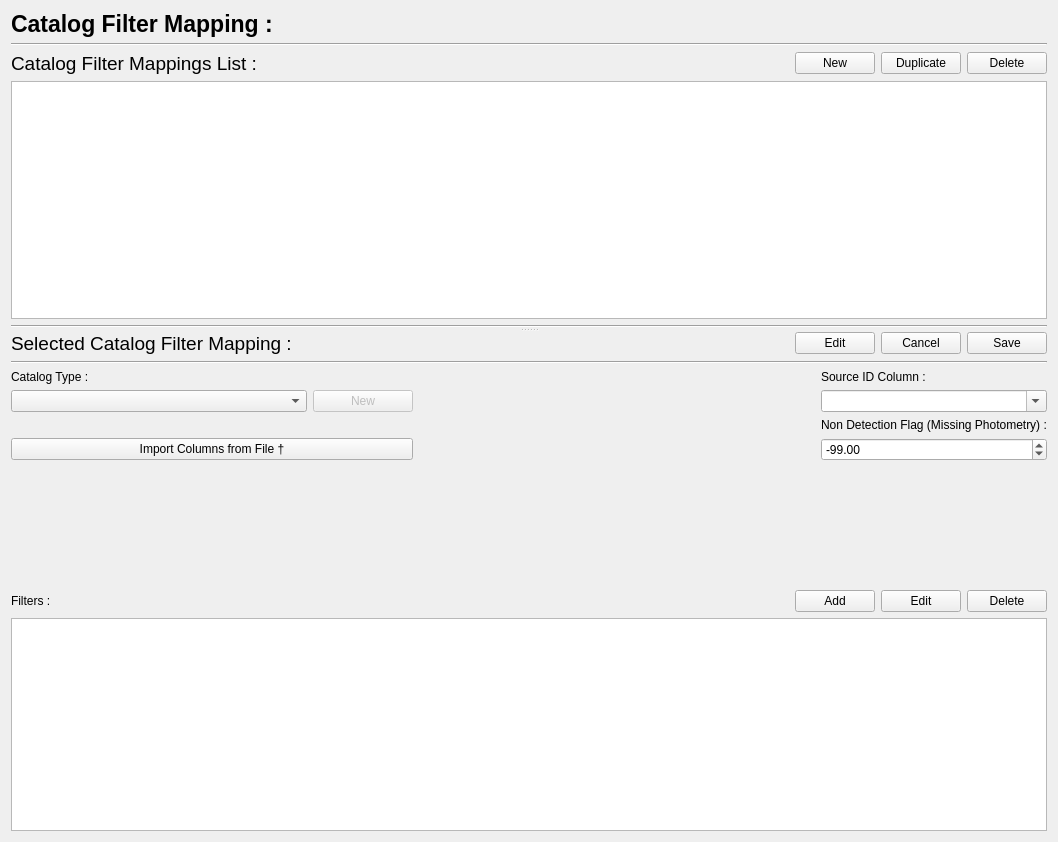
<?xml version="1.0" encoding="UTF-8"?>
<ui version="4.0">
 <class>Euclid::PhzQtUI::FormSurveyMapping</class>
 <widget class="QWidget" name="Euclid::PhzQtUI::FormSurveyMapping">
  <property name="geometry">
   <rect>
    <x>0</x>
    <y>0</y>
    <width>1058</width>
    <height>842</height>
   </rect>
  </property>
  <property name="windowTitle">
   <string>Form</string>
  </property>
  <layout class="QVBoxLayout" name="verticalLayout_3">
   <item>
    <layout class="QHBoxLayout" name="horizontalLayout_13">
     <item>
      <widget class="QLabel" name="label_14">
       <property name="font">
        <font>
         <pointsize>17</pointsize>
         <weight>75</weight>
         <bold>true</bold>
        </font>
       </property>
       <property name="text">
        <string>Catalog Filter Mapping :</string>
       </property>
      </widget>
     </item>
     <item>
      <spacer name="horizontalSpacer_15">
       <property name="orientation">
        <enum>Qt::Horizontal</enum>
       </property>
       <property name="sizeHint" stdset="0">
        <size>
         <width>40</width>
         <height>20</height>
        </size>
       </property>
      </spacer>
     </item>
    </layout>
   </item>
   <item>
    <widget class="Line" name="line_6">
     <property name="orientation">
      <enum>Qt::Horizontal</enum>
     </property>
    </widget>
   </item>
   <item>
    <widget class="QSplitter" name="splitter">
     <property name="orientation">
      <enum>Qt::Vertical</enum>
     </property>
     <widget class="QWidget" name="verticalLayoutWidget">
      <layout class="QVBoxLayout" name="verticalLayout">
       <item>
        <layout class="QHBoxLayout" name="horizontalLayout_12">
         <item>
          <widget class="QLabel" name="label_13">
           <property name="font">
            <font>
             <pointsize>14</pointsize>
            </font>
           </property>
           <property name="text">
            <string>Catalog Filter Mappings List :</string>
           </property>
          </widget>
         </item>
         <item>
          <spacer name="horizontalSpacer_14">
           <property name="orientation">
            <enum>Qt::Horizontal</enum>
           </property>
           <property name="sizeHint" stdset="0">
            <size>
             <width>40</width>
             <height>20</height>
            </size>
           </property>
          </spacer>
         </item>
         <item>
          <widget class="QPushButton" name="btn_MapNew">
           <property name="text">
            <string>New</string>
           </property>
          </widget>
         </item>
         <item>
          <widget class="QPushButton" name="btn_MapDuplicate">
           <property name="text">
            <string>Duplicate</string>
           </property>
          </widget>
         </item>
         <item>
          <widget class="QPushButton" name="btn_MapDelete">
           <property name="text">
            <string>Delete</string>
           </property>
          </widget>
         </item>
        </layout>
       </item>
       <item>
        <widget class="QTableView" name="table_Map">
         <property name="editTriggers">
          <set>QAbstractItemView::NoEditTriggers</set>
         </property>
         <property name="showDropIndicator" stdset="0">
          <bool>false</bool>
         </property>
         <property name="dragDropOverwriteMode">
          <bool>false</bool>
         </property>
         <property name="sortingEnabled">
          <bool>true</bool>
         </property>
         <attribute name="verticalHeaderVisible">
          <bool>false</bool>
         </attribute>
         <attribute name="verticalHeaderHighlightSections">
          <bool>false</bool>
         </attribute>
        </widget>
       </item>
       <item>
        <widget class="Line" name="line_2">
         <property name="orientation">
          <enum>Qt::Horizontal</enum>
         </property>
        </widget>
       </item>
      </layout>
     </widget>
     <widget class="QWidget" name="verticalLayoutWidget_2">
      <layout class="QVBoxLayout" name="verticalLayout_2">
       <item>
        <layout class="QHBoxLayout" name="horizontalLayout_14">
         <item>
          <widget class="QLabel" name="label_15">
           <property name="font">
            <font>
             <pointsize>14</pointsize>
            </font>
           </property>
           <property name="text">
            <string>Selected Catalog Filter Mapping :</string>
           </property>
          </widget>
         </item>
         <item>
          <spacer name="horizontalSpacer_16">
           <property name="orientation">
            <enum>Qt::Horizontal</enum>
           </property>
           <property name="sizeHint" stdset="0">
            <size>
             <width>40</width>
             <height>20</height>
            </size>
           </property>
          </spacer>
         </item>
         <item>
          <widget class="Line" name="line_8">
           <property name="orientation">
            <enum>Qt::Horizontal</enum>
           </property>
          </widget>
         </item>
         <item>
          <widget class="QPushButton" name="btn_MapEdit">
           <property name="text">
            <string>Edit</string>
           </property>
          </widget>
         </item>
         <item>
          <widget class="QPushButton" name="btn_MapCancel">
           <property name="text">
            <string>Cancel</string>
           </property>
          </widget>
         </item>
         <item>
          <widget class="QPushButton" name="btn_MapSave">
           <property name="text">
            <string>Save</string>
           </property>
          </widget>
         </item>
        </layout>
       </item>
       <item>
        <widget class="Line" name="line">
         <property name="orientation">
          <enum>Qt::Horizontal</enum>
         </property>
        </widget>
       </item>
       <item>
        <layout class="QHBoxLayout" name="horizontalLayout_16">
         <item>
          <layout class="QVBoxLayout" name="verticalLayout_8">
           <item>
            <widget class="QLabel" name="label_17">
             <property name="text">
              <string>Catalog Type :</string>
             </property>
            </widget>
           </item>
           <item>
            <layout class="QHBoxLayout" name="horizontalLayout">
             <item>
              <layout class="QVBoxLayout" name="verticalLayout_4">
               <item>
                <widget class="QComboBox" name="cb_mapName"/>
               </item>
              </layout>
             </item>
             <item>
              <widget class="QPushButton" name="btn_newCat">
               <property name="enabled">
                <bool>false</bool>
               </property>
               <property name="maximumSize">
                <size>
                 <width>100</width>
                 <height>16777215</height>
                </size>
               </property>
               <property name="text">
                <string>New</string>
               </property>
              </widget>
             </item>
            </layout>
           </item>
           <item>
            <spacer name="horizontalSpacer">
             <property name="orientation">
              <enum>Qt::Horizontal</enum>
             </property>
             <property name="sizeHint" stdset="0">
              <size>
               <width>40</width>
               <height>20</height>
              </size>
             </property>
            </spacer>
           </item>
           <item>
            <widget class="QPushButton" name="btn_ImportColumn">
             <property name="toolTip">
              <string>Select a file to be used as default file for this catalog. The columns of the catalog will be used to populate the drop-down for the ID and the Filters columns.</string>
             </property>
             <property name="text">
              <string>Import Columns from File †</string>
             </property>
            </widget>
           </item>
           <item>
            <spacer name="verticalSpacer">
             <property name="orientation">
              <enum>Qt::Vertical</enum>
             </property>
             <property name="sizeHint" stdset="0">
              <size>
               <width>20</width>
               <height>40</height>
              </size>
             </property>
            </spacer>
           </item>
          </layout>
         </item>
         <item>
          <spacer name="horizontalSpacer_2">
           <property name="orientation">
            <enum>Qt::Horizontal</enum>
           </property>
           <property name="sizeHint" stdset="0">
            <size>
             <width>40</width>
             <height>20</height>
            </size>
           </property>
          </spacer>
         </item>
         <item>
          <layout class="QVBoxLayout" name="verticalLayout_11">
           <item>
            <widget class="QLabel" name="label_18">
             <property name="text">
              <string>Source ID Column :</string>
             </property>
            </widget>
           </item>
           <item>
            <widget class="QComboBox" name="cb_SourceId">
             <property name="editable">
              <bool>true</bool>
             </property>
            </widget>
           </item>
           <item>
            <widget class="QLabel" name="label_2">
             <property name="text">
              <string>Non Detection Flag (Missing Photometry) :</string>
             </property>
            </widget>
           </item>
           <item>
            <widget class="QDoubleSpinBox" name="txt_nonDetection">
             <property name="minimum">
              <double>-10000000.000000000000000</double>
             </property>
             <property name="maximum">
              <double>10000000.000000000000000</double>
             </property>
             <property name="value">
              <double>-99.000000000000000</double>
             </property>
            </widget>
           </item>
           <item>
            <spacer name="verticalSpacer_2">
             <property name="orientation">
              <enum>Qt::Vertical</enum>
             </property>
             <property name="sizeHint" stdset="0">
              <size>
               <width>20</width>
               <height>40</height>
              </size>
             </property>
            </spacer>
           </item>
           <item>
            <widget class="QLabel" name="label">
             <property name="text">
              <string/>
             </property>
            </widget>
           </item>
          </layout>
         </item>
        </layout>
       </item>
       <item>
        <layout class="QHBoxLayout" name="horizontalLayout_15">
         <item>
          <widget class="QLabel" name="label_16">
           <property name="text">
            <string>Filters :</string>
           </property>
          </widget>
         </item>
         <item>
          <spacer name="horizontalSpacer_17">
           <property name="orientation">
            <enum>Qt::Horizontal</enum>
           </property>
           <property name="sizeHint" stdset="0">
            <size>
             <width>40</width>
             <height>20</height>
            </size>
           </property>
          </spacer>
         </item>
         <item>
          <widget class="QPushButton" name="btn_AddFilter">
           <property name="text">
            <string>Add</string>
           </property>
          </widget>
         </item>
         <item>
          <widget class="QPushButton" name="btn_BtnEditFilter">
           <property name="text">
            <string>Edit</string>
           </property>
          </widget>
         </item>
         <item>
          <widget class="QPushButton" name="btn_DeleteFilter">
           <property name="text">
            <string>Delete</string>
           </property>
          </widget>
         </item>
        </layout>
       </item>
       <item>
        <widget class="QTableView" name="table_Filter">
         <property name="editTriggers">
          <set>QAbstractItemView::NoEditTriggers</set>
         </property>
         <property name="showDropIndicator" stdset="0">
          <bool>false</bool>
         </property>
         <property name="dragDropOverwriteMode">
          <bool>false</bool>
         </property>
         <property name="sortingEnabled">
          <bool>true</bool>
         </property>
         <attribute name="verticalHeaderVisible">
          <bool>false</bool>
         </attribute>
         <attribute name="verticalHeaderHighlightSections">
          <bool>false</bool>
         </attribute>
        </widget>
       </item>
      </layout>
     </widget>
    </widget>
   </item>
  </layout>
 </widget>
 <resources/>
 <connections/>
</ui>
